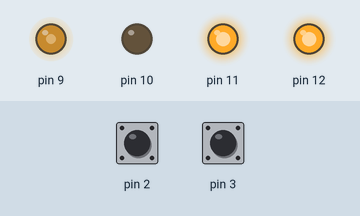
The sketch below on a simulated Arduino Uno, built with avr-gcc and run on an emulated ATmega328P. On the bench: output pins drawn as LEDs (lit = HIGH). The inputs (shaded band) are chosen by the test bench; at power-on: pin 2 HIGH, pin 3 HIGH. What the sketch prints to the serial monitor is not drawn.

Above: at 0.1 s.
Timing chart, 0 to 1.6 s (numbered marks = the images above):
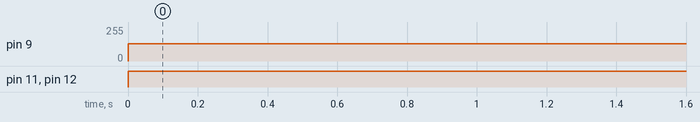

Measured:
- by itself, pin 9: 0/255 → 130/255 at 0.00 s
- by itself, pin 11, pin 12: LOW → HIGH at 0.00 s

The sketch:

ControlMIzq.ino
```cpp
#include "digitalWriteFast.h"

volatile int ISRCounterA = 0;
volatile int ISRCounterB = 0;
int counter_a = 0;
int counter_b = 0;
int contant_a = 0;
int contant_b = 0;
float ang1,ang2;
float vel_a,vel_b;
float veld_a=0.75,veld_b=0.75;
float e1,e2;
float Pp=0,kp=15;
float Pi=0,ki=0.01;
float Pd=0,kd=40;
float PID;
int i=0,k=0,l=100,j=0;

void setup() {
  // put your setup code here, to run once:
 pinMode(2, INPUT_PULLUP);
 pinMode(3, INPUT_PULLUP);
 pinMode(5,INPUT);
 pinMode(6,INPUT);
 pinMode(11,OUTPUT);
 pinMode(12,OUTPUT);
 //Attach interrupt to pin change
 attachInterrupt(digitalPinToInterrupt(2), motorA, RISING);
 attachInterrupt(digitalPinToInterrupt(3), motorB, RISING);
 //Serial port for debug
 Serial.begin(9600);
 analogWrite(10,0);
}

void loop(){

 while(i<10000){
 counter_a = ISRCounterA;
 counter_b = ISRCounterB;

 digitalWrite(11,HIGH);
 digitalWrite(12,HIGH);

 if(i==k){
  ang1=abs(counter_a-contant_a)*1.2;
  ang2=abs(counter_b-contant_b)*1.2;
  vel_a=ang1/l;
  vel_b=ang2/l;
  contant_a=counter_a;
  contant_b=counter_b;
  k+=l;
   e2=veld_a-vel_a;
 e1=veld_b-vel_b;

    if(e1>=-0.4 && e1 <=0.4)
    {
      Pi=Pi+ki*(e1)*l;

      }
    if(e1>0)//Si el error es menor que 0
    {
       Pp=abs(e1*kp);//Control proporcional
       //Pd =kd*(error - errorprev)/Dt;////Control derivativo
       Pd =kd*((e1)/l);
       PID=Pp+Pi+Pd;//Calculamos el valor de PID
       PID= map(PID, 0, 30,90,200);//Mapeamos PID al rango de velocidades del motor para baje la velocidad del motor
       if(PID>200)
        PID=200;

       analogWrite(9,PID);
    }
    else
    {
      Pp=abs(e1*kp);//Control proporcional
      Pd =kd*((e1)/l);
      PID=Pp-Pi+Pd;//Calculamos el valor de PID
      PID= map(PID, 0, 15,90,0);//Mapeamos PID al rango de velocidades del motor para baje la velocidad del motor
       if(PID<0)
        PID=0;
       analogWrite(9,PID);
     }

  Serial.print(vel_b);
  Serial.print(' ');
  Serial.print(e1);
  Serial.print(' ');
  Serial.println(PID);

 }

   delay(1);
  i++;
  }


/*    else{//Si error es mayor que 0
      Pp=error*kp;//Control proporcional
      //Pd =kd*((error - errorprev)/Dt);//Control derivativo
      PID=Pp+Pd+Pi;//Calculamos el valor de PID
      PID= map(PID, 0, 1023,1320,1400);//Mapeamos PID al rango de velocidades del motor para que aumente la velocidad del motor
      esc.writeMicroseconds(PID);//Mandamos uan velocidad a motor
    } */


}


void motorA(){
 (digitalReadFast(2) == digitalReadFast(5))?ISRCounterA--:ISRCounterA++;
}

void motorB(){
 digitalReadFast(3) != digitalReadFast(6)?ISRCounterB++:ISRCounterB--;
}
```
